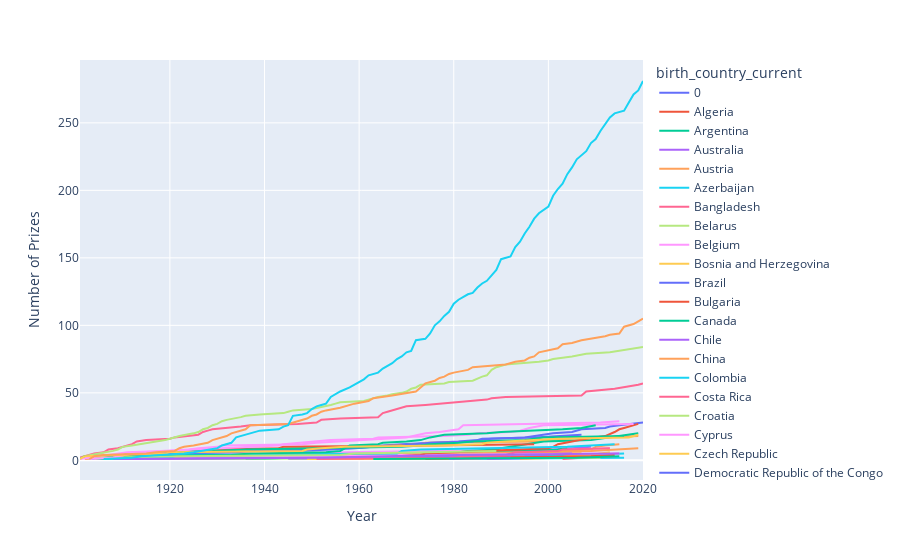

The cell this chart's notebook holds for it:
### Code cell
l_chart = px.line(cumulative_prizes,
                  x='year', 
                  y='prize',
                  color='birth_country_current',
                  hover_name='birth_country_current')
 
l_chart.update_layout(xaxis_title='Year',
                      yaxis_title='Number of Prizes')
 
l_chart.show()
